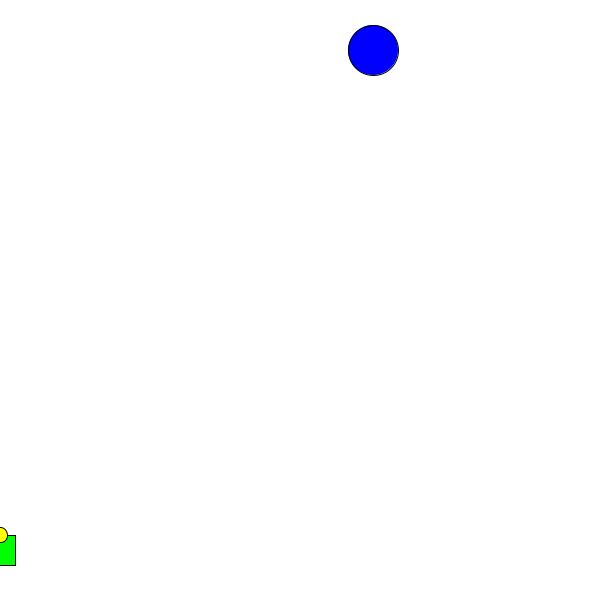
Frame 1 (no input)
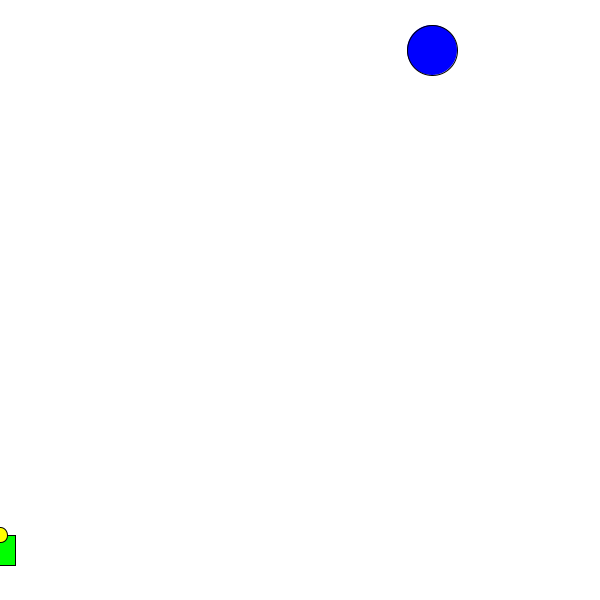
Frame 60 (the mouse pressed at the canvas centre just before this capture)
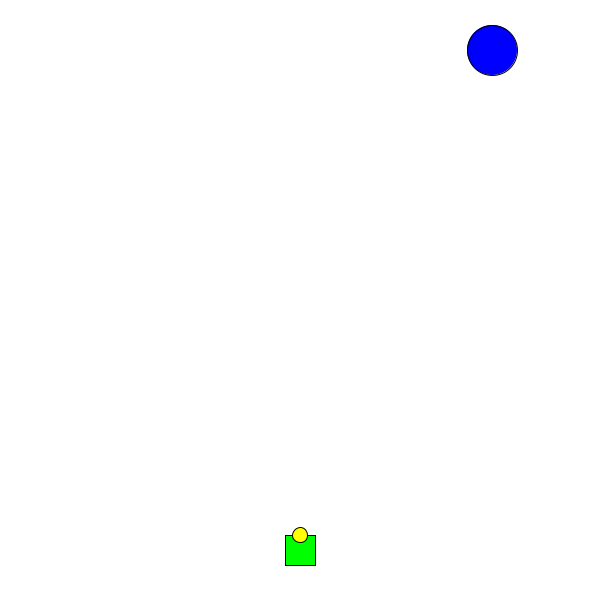
Frame 120 (the mouse held since frame 60 and released just before this capture)

The Processing sketch that drew these frames (run headless with seeded random() and noise(); from frame 60 on, the mouse is pressed at the canvas centre):

// Processing sketch: processing_163964
// ── processing_163964.pde


int shotx = 250;
int shoty =250;
int speed = 10;
int shotExist = 0;
int targetExist = 0;
int targetDraw = 0;
int targetXpos;
int targetYpos;
int score = 0;
int speedx;

void setup()
{
  size(600, 600);
  background(255);
  rectMode(CENTER);
  ellipseMode(CENTER);
}

void draw()
{
  background(255);
  fill(255);

  targetHit();
  drawShip();
  drawTarget();
  moveShot();
}

void drawTarget()
{
  if (targetDraw == 0)
  {
    targetXpos = int(random(50, width-50));
    targetYpos = 50;
    speedx = int(random(1,4));
    targetDraw = 1;
  }
  if (targetExist == 0)
  {
    fill(0,0,255);
    ellipse(targetXpos, targetYpos, 50, 50);
    targetXpos = targetXpos + speedx;
      if(targetXpos+25 > width || targetXpos-25 < 0)
      {
       speedx = speedx * -1; 
      }
      
  }
}
void drawShip()
{
   fill(0,255,0);
  rect(mouseX, constrain(mouseY, 550, 551), 30, 30);
  fill(255,255,0);
  ellipse(mouseX, constrain(mouseY-15, 535, 536), 15, 15);
}

void keyPressed()
{
  shotx = mouseX;
  shoty = 530;
  ellipse(shotx, shoty, 15, 15);
  shotExist = 1;
}

void moveShot()
{
  if (shotExist == 1)
  {
    shoty = shoty - speed;
    fill(255,0,0);
    ellipse(shotx, shoty,15, 15);
  }
  if (shoty == 0)
  {
    shotExist = 0;
  }
}

void targetHit()
{
  if (shotx > targetXpos-25 && shotx < targetXpos+25 && shoty == targetYpos)
  {
    targetDraw = 0;
    shotExist = 0;
    score = score + 1;
  //  println("WEEE! Your Score is:"score);
  }
}
